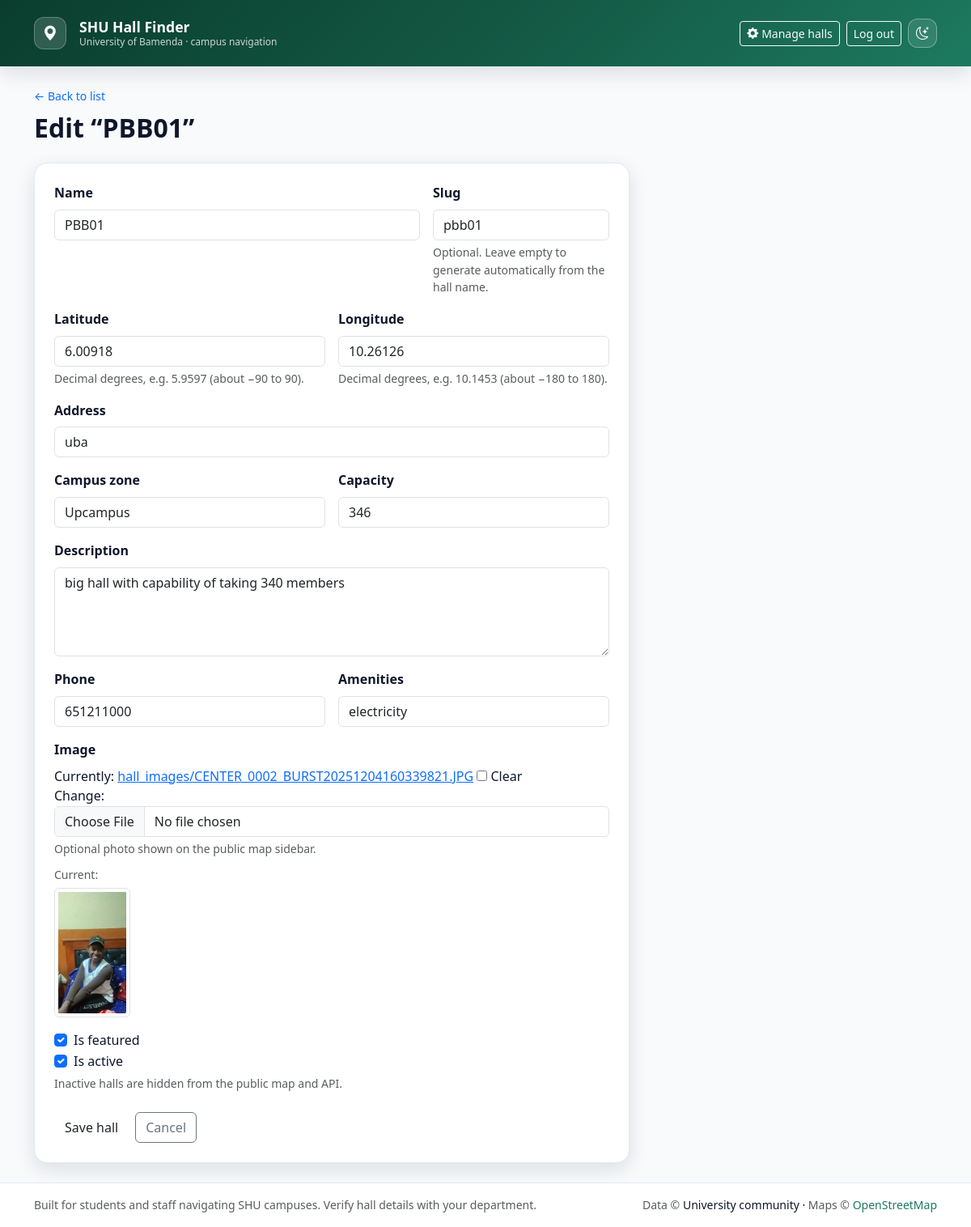
Before: /manage/halls/4/edit/ (signed in) with the older database file.
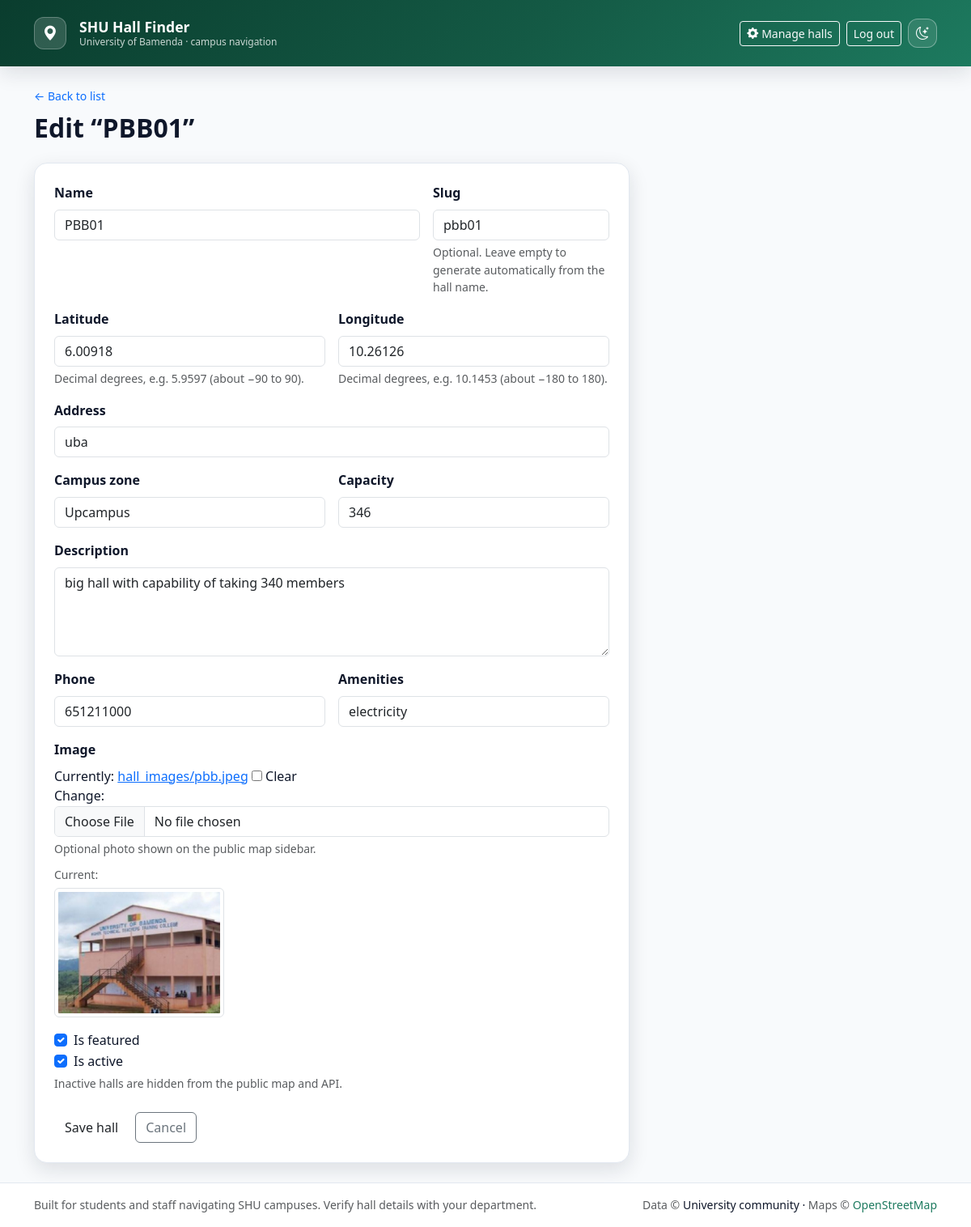
After: the same page with the newer database file.
### finder/models.py (models this page shows, shortened)
class Hall(models.Model):
    name = models.CharField(max_length=200)
    slug = models.SlugField(max_length=220, unique=True, blank=True)
    latitude = models.FloatField()
    longitude = models.FloatField()
    address = models.CharField(max_length=500, blank=True)
    campus_zone = models.CharField(
        max_length=120,
        blank=True,
        help_text="e.g. Bambili Main Campus, Chomba, etc.",
    )
    description = models.TextField(blank=True)
    capacity = models.PositiveIntegerField(null=True, blank=True)
    phone = models.CharField(max_length=40, blank=True)
    amenities = models.CharField(
        max_length=500,
        blank=True,
        help_text="Comma-separated, e.g. Wi‑Fi, projector, AC",
    )
    is_featured = models.BooleanField(default=False)
    is_active = models.BooleanField(default=True)
    image = models.ImageField(upload_to="hall_images/", blank=True, null=True)
    created_at = models.DateTimeField(auto_now_add=True)
    class Meta:
        ordering = ["name"]

### finder/staff_views.py (the view, shortened to what this page needs)
class HallUpdateView(StaffRequiredMixin, SuccessMessageMixin, UpdateView):
    model = Hall
    form_class = HallForm
    template_name = "finder/manage/hall_form.html"
    success_url = reverse_lazy("hall_manage_list")
    success_message = 'Hall “%(name)s” was updated successfully.'

### finder/staff_views.py (called while the page is built)
    def test_func(self):
        u = self.request.user
        return u.is_authenticated and u.is_staff

### finder/templates/finder/manage/hall_form.html (shortened to what the changed rows need)
{% extends "finder/base.html" %}
{% block content %}
<div class="container-xl py-4">
    <div class="mb-4">
        <a href="{% url 'hall_manage_list' %}" class="small text-decoration-none">&larr; Back to list</a>
        <h1 class="h2 panel-title mt-2 mb-0">{% if object %}Edit “{{ object.name }}”{% else %}Add a hall{% endif %}</h1>
    </div>
    <div class="row">
        <div class="col-lg-8">
            <div class="glass-card p-4">
                <form method="post" enctype="multipart/form-data" novalidate>
                    <div class="row g-3">
                        <div class="col-md-8">
                            <label class="form-label fw-semibold" for="{{ form.name.id_for_label }}">{{ form.name.label }}</label>
                            {{ form.name }}
                        </div>
                        <div class="col-md-4">
                            <label class="form-label fw-semibold" for="{{ form.slug.id_for_label }}">{{ form.slug.label }}</label>
                            {{ form.slug }}
                            {% if form.slug.help_text %}<div class="form-text">{{ form.slug.help_text }}</div>{% endif %}
                        </div>
                        <div class="col-md-6">
                            <label class="form-label fw-semibold" for="{{ form.latitude.id_for_label }}">{{ form.latitude.label }}</label>
                            {{ form.latitude }}
                            {% if form.latitude.help_text %}<div class="form-text">{{ form.latitude.help_text }}</div>{% endif %}
                        </div>
                        <div class="col-md-6">
                            <label class="form-label fw-semibold" for="{{ form.longitude.id_for_label }}">{{ form.longitude.label }}</label>
                            {{ form.longitude }}
                            {% if form.longitude.help_text %}<div class="form-text">{{ form.longitude.help_text }}</div>{% endif %}
                        </div>
                        <div class="col-12">
                            <label class="form-label fw-semibold" for="{{ form.address.id_for_label }}">{{ form.address.label }}</label>
                            {{ form.address }}
                        </div>
                        <div class="col-md-6">
                            <label class="form-label fw-semibold" for="{{ form.campus_zone.id_for_label }}">{{ form.campus_zone.label }}</label>
                            {{ form.campus_zone }}
                        </div>
                        <div class="col-md-6">
                            <label class="form-label fw-semibold" for="{{ form.capacity.id_for_label }}">{{ form.capacity.label }}</label>
                            {{ form.capacity }}
                        </div>
                        <div class="col-12">
                            <label class="form-label fw-semibold" for="{{ form.description.id_for_label }}">{{ form.description.label }}</label>
                            {{ form.description }}
                        </div>
                        <div class="col-md-6">
                            <label class="form-label fw-semibold" for="{{ form.phone.id_for_label }}">{{ form.phone.label }}</label>
                            {{ form.phone }}
                        </div>
                        <div class="col-md-6">
                            <label class="form-label fw-semibold" for="{{ form.amenities.id_for_label }}">{{ form.amenities.label }}</label>
                            {{ form.amenities }}
                        </div>
                        <div class="col-12">
                            <label class="form-label fw-semibold d-block" for="{{ form.image.id_for_label }}">{{ form.image.label }}</label>
                            {{ form.image }}
                            {% if form.image.help_text %}<div class="form-text">{{ form.image.help_text }}</div>{% endif %}
                            {% if object and object.image %}
                            <div class="mt-2">
                                <span class="small text-muted">Current:</span><br>
                                <img src="{{ object.image.url }}" alt="" class="img-thumbnail mt-1" style="max-height: 160px;">
                            </div>
                            {% endif %}
                        </div>
                        <div class="col-12">
                            <div class="form-check">
                                {{ form.is_featured }}
                                <label class="form-check-label" for="{{ form.is_featured.id_for_label }}">{{ form.is_featured.label }}</label>
                            </div>
                            <div class="form-check">
                                {{ form.is_active }}
                                <label class="form-check-label" for="{{ form.is_active.id_for_label }}">{{ form.is_active.label }}</label>
                            </div>
                            <div class="form-text">Inactive halls are hidden from the public map and API.</div>
                        </div>
                    </div>
                </form>
            </div>
        </div>
    </div>
</div>
{% endblock %}

Changed rows visible on the page:
changed Hall "PBB01": image: a different picture
Other visible differences:
text no longer shown: "Currently: hall_images/CENTER_0002_BURST20251204160339821.JPG Clear Change:"
text now shown: "Currently: hall_images/pbb.jpeg Clear Change:"
